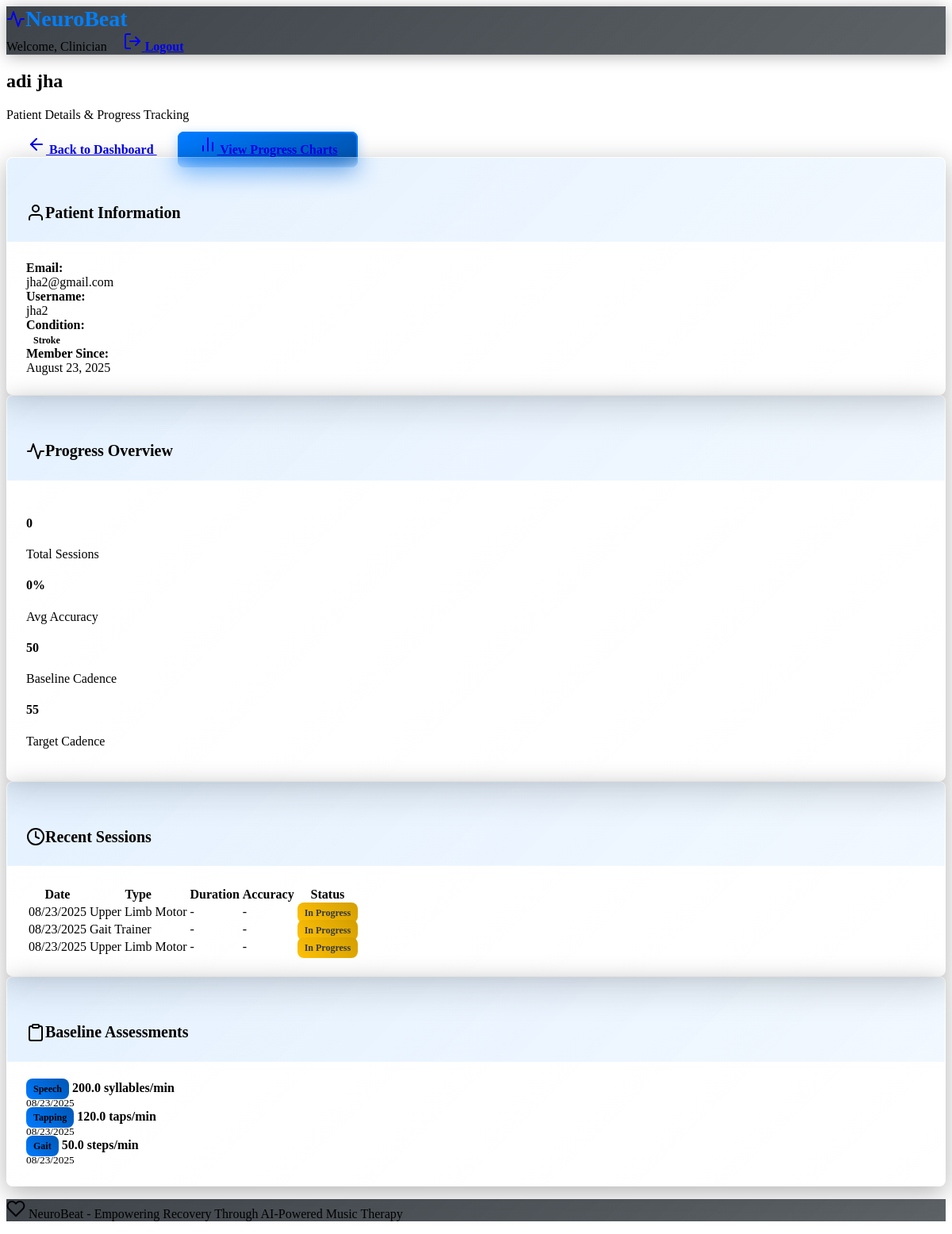
Screenshot of /patient/8/details (signed in) with the database file from the repository.
### models.py (models this page shows, shortened)
class User(db.Model):
    __tablename__ = 'users'
    id = db.Column(db.Integer, primary_key=True)
    username = db.Column(db.String(80), unique=True, nullable=False)
    email = db.Column(db.String(120), unique=True, nullable=False)
    password_hash = db.Column(db.String(256), nullable=False)
    user_type = db.Column(db.String(20), nullable=False)  # 'patient' or 'clinician'
    first_name = db.Column(db.String(50), nullable=False)
    last_name = db.Column(db.String(50), nullable=False)
    created_at = db.Column(db.DateTime, default=datetime.utcnow)
    patient_profile = db.relationship('PatientProfile', foreign_keys='PatientProfile.user_id', backref='user', uselist=False)
    clinician_profile = db.relationship('ClinicianProfile', backref='user', uselist=False)

class PatientProfile(db.Model):
    __tablename__ = 'patient_profiles'
    id = db.Column(db.Integer, primary_key=True)
    user_id = db.Column(db.Integer, db.ForeignKey('users.id'), nullable=False)
    condition = db.Column(db.String(50), nullable=False)  # 'parkinsons' or 'stroke'
    baseline_cadence = db.Column(db.Float)  # steps per minute
    baseline_tapping_speed = db.Column(db.Float)  # taps per minute
    baseline_speech_rate = db.Column(db.Float)  # syllables per minute
    target_cadence = db.Column(db.Float)
    target_speech_rate = db.Column(db.Float)
    assigned_clinician_id = db.Column(db.Integer, db.ForeignKey('users.id'))
    stroke_affected_side = db.Column(db.String(20))  # 'left', 'right', 'bilateral'
    stroke_severity = db.Column(db.String(20))  # 'mild', 'moderate', 'severe'
    aphasia_type = db.Column(db.String(30))  # 'broca', 'wernicke', 'global', 'none'
    dysarthria_severity = db.Column(db.String(20))  # 'mild', 'moderate', 'severe', 'none'
    motor_impairment_level = db.Column(db.String(20))  # 'mild', 'moderate', 'severe'
    cognitive_status = db.Column(db.String(20))  # 'normal', 'mild_impairment', 'moderate_impairment'
    emotional_status = db.Column(db.String(30))  # 'stable', 'mild_depression', 'anxiety', 'mixed'
    preferred_music_genre = db.Column(db.String(50))
    preferred_beat_sound = db.Column(db.String(20), default='metronome')  # metronome, drum, soft_bell, wooden_block, piano  # Patient's preferred music style
    created_at = db.Column(db.DateTime, default=datetime.utcnow)
    updated_at = db.Column(db.DateTime, default=datetime.utcnow, onupdate=datetime.utcnow)
    sessions = db.relationship('TherapySession', backref='patient', lazy=True)

class TherapySession(db.Model):
    __tablename__ = 'therapy_sessions'
    id = db.Column(db.Integer, primary_key=True)
    patient_id = db.Column(db.Integer, db.ForeignKey('patient_profiles.id'), nullable=False)
    session_type = db.Column(db.String(50), nullable=False)  # 'gait_trainer', 'speech_rhythm', 'upper_limb_motor', 'melodic_intonation', 'cognitive_rhythm'
    start_time = db.Column(db.DateTime, default=datetime.utcnow)
    end_time = db.Column(db.DateTime)
    initial_bpm = db.Column(db.Float, nullable=False)
    final_bpm = db.Column(db.Float)
    target_bpm = db.Column(db.Float, nullable=False)
    duration_seconds = db.Column(db.Integer)
    accuracy_score = db.Column(db.Float)  # 0-100 percentage
    completed = db.Column(db.Boolean, default=False)
    notes = db.Column(db.Text)
    affected_limb = db.Column(db.String(20))  # For motor sessions
    speech_clarity_score = db.Column(db.Float)  # For speech sessions
    cognitive_load_level = db.Column(db.Integer)  # 1-5 scale for cognitive sessions
    emotional_response = db.Column(db.String(20))  # 'positive', 'neutral', 'negative'
    generated_beat_url = db.Column(db.String(500))  # URL to generated beat audio
    metrics_data = db.Column(db.Text)  # JSON string

class BaselineAssessment(db.Model):
    __tablename__ = 'baseline_assessments'
    id = db.Column(db.Integer, primary_key=True)
    patient_id = db.Column(db.Integer, db.ForeignKey('patient_profiles.id'), nullable=False)
    assessment_type = db.Column(db.String(50), nullable=False)  # 'gait', 'tapping', 'speech'
    measured_value = db.Column(db.Float, nullable=False)
    notes = db.Column(db.Text)
    assessed_by = db.Column(db.Integer, db.ForeignKey('users.id'))
    created_at = db.Column(db.DateTime, default=datetime.utcnow)
    patient = db.relationship('PatientProfile', backref='assessments')
    assessor = db.relationship('User', foreign_keys=[assessed_by])

### routes.py (the view)
@app.route('/patient/<int:patient_id>/details')
def patient_details(patient_id):
    if 'user_id' not in session or session.get('user_type') != 'clinician':
        flash('Please log in as a clinician to access this page.', 'error')
        return redirect(url_for('index'))
    user = User.query.get(session['user_id'])
    patient_profile = PatientProfile.query.get_or_404(patient_id)
    if patient_profile.assigned_clinician_id != user.id:
        flash('Unauthorized access to patient details.', 'error')
        return redirect(url_for('clinician_dashboard'))
    recent_sessions = TherapySession.query.filter_by(
        patient_id=patient_id
    ).order_by(TherapySession.start_time.desc()).limit(10).all()
    assessments = BaselineAssessment.query.filter_by(
        patient_id=patient_id
    ).order_by(BaselineAssessment.created_at.desc()).all()
    total_sessions = TherapySession.query.filter_by(
        patient_id=patient_id,
        completed=True
    ).count()
    avg_accuracy = db.session.query(db.func.avg(TherapySession.accuracy_score)).filter_by(
        patient_id=patient_id,
        completed=True
    ).scalar() or 0
    return render_template('patient_details.html',
                         patient_profile=patient_profile,
                         recent_sessions=recent_sessions,
                         assessments=assessments,
                         total_sessions=total_sessions,
                         avg_accuracy=round(avg_accuracy, 1),
                         user=user)

### templates/patient_details.html (shortened to what this page needs)
{% extends "base.html" %}
{% block content %}
<div class="row">
    <div class="col-12 mb-4">
        <div class="d-flex justify-content-between align-items-center">
            <div>
                <h2>{{ patient_profile.user.first_name }} {{ patient_profile.user.last_name }}</h2>
                <p class="text-muted">Patient Details & Progress Tracking</p>
            </div>
            <div>
                <a href="{{ url_for('clinician_dashboard') }}" class="btn btn-secondary me-2">
                    <i data-feather="arrow-left" class="me-2"></i>
                    Back to Dashboard
                </a>
                <a href="{{ url_for('progress_view', patient_id=patient_profile.id) }}" class="btn btn-primary">
                    <i data-feather="bar-chart-2" class="me-2"></i>
                    View Progress Charts
                </a>
            </div>
        </div>
    </div>
    <div class="col-md-4 mb-4">
        <div class="card">
            <div class="card-header">
                <h5 class="card-title mb-0">
                    <i data-feather="user" class="me-2"></i>
                    Patient Information
                </h5>
            </div>
            <div class="card-body">
                <div class="mb-3">
                    <strong>Email:</strong>
                    <br>{{ patient_profile.user.email }}
                </div>
                <div class="mb-3">
                    <strong>Username:</strong>
                    <br>{{ patient_profile.user.username }}
                </div>
                <div class="mb-3">
                    <strong>Condition:</strong>
                    <br><span class="badge bg-info">{{ patient_profile.condition.replace('_', ' ').title() }}</span>
                </div>
                <div class="mb-3">
                    <strong>Member Since:</strong>
                    <br>{{ patient_profile.user.created_at.strftime('%B %d, %Y') }}
                </div>
            </div>
        </div>
    </div>
    <div class="col-md-8 mb-4">
        <div class="card">
            <div class="card-header">
                <h5 class="card-title mb-0">
                    <i data-feather="activity" class="me-2"></i>
                    Progress Overview
                </h5>
            </div>
            <div class="card-body">
                <div class="row g-4">
                    <div class="col-md-3">
                        <div class="text-center">
                            <h4 class="text-primary">{{ total_sessions }}</h4>
                            <p class="text-muted mb-0">Total Sessions</p>
                        </div>
                    </div>
                    <div class="col-md-3">
                        <div class="text-center">
                            <h4 class="text-success">{{ avg_accuracy }}%</h4>
                            <p class="text-muted mb-0">Avg Accuracy</p>
                        </div>
                    </div>
                    <div class="col-md-3">
                        <div class="text-center">
                            <h4 class="text-info">{{ patient_profile.baseline_cadence|round|int if patient_profile.baseline_cadence else 'N/A' }}</h4>
                            <p class="text-muted mb-0">Baseline Cadence</p>
                        </div>
                    </div>
                    <div class="col-md-3">
                        <div class="text-center">
                            <h4 class="text-warning">{{ patient_profile.target_cadence|round|int if patient_profile.target_cadence else 'N/A' }}</h4>
                            <p class="text-muted mb-0">Target Cadence</p>
                        </div>
                    </div>
                </div>
            </div>
        </div>
    </div>
    <div class="col-md-8 mb-4">
        <div class="card">
            <div class="card-header">
                <h5 class="card-title mb-0">
                    <i data-feather="clock" class="me-2"></i>
                    Recent Sessions
                </h5>
            </div>
            <div class="card-body">
                {% if recent_sessions %}
                    <div class="table-responsive">
                        <table class="table table-sm">
                            <thead>
                                <tr>
                                    <th>Date</th>
                                    <th>Type</th>
                                    <th>Duration</th>
                                    <th>Accuracy</th>
                                    <th>Status</th>
                                </tr>
                            </thead>
                            <tbody>
                                {% for session in recent_sessions %}
                                <tr>
                                    <td>{{ session.start_time.strftime('%m/%d/%Y') }}</td>
                                    <td>{{ session.session_type.replace('_', ' ').title() }}</td>
                                    <td>
                                        {% if session.duration_seconds %}
                                            {{ (session.duration_seconds // 60) }}m {{ (session.duration_seconds % 60) }}s
                                        {% else %}
                                            -
                                        {% endif %}
                                    </td>
                                    <td>
                                        {% if session.accuracy_score %}
                                            <span class="badge {% if session.accuracy_score >= 80 %}bg-success{% elif session.accuracy_score >= 60 %}bg-warning{% else %}bg-danger{% endif %}">
                                                {{ session.accuracy_score|round|int }}%
                                            </span>
                                        {% else %}
                                            -
                                        {% endif %}
                                    </td>
                                    <td>
                                        {% if session.completed %}
                                            <span class="badge bg-success">Completed</span>
                                        {% else %}
                                            <span class="badge bg-warning">In Progress</span>
                                        {% endif %}
                                    </td>
                                </tr>
                                {% endfor %}
                            </tbody>
                        </table>
                    </div>
                {% else %}
                    <div class="text-center py-3">
                        <i data-feather="activity" class="mb-2" style="width: 32px; height: 32px; opacity: 0.5;"></i>
                        <p class="text-muted">No sessions recorded yet.</p>
                    </div>
                {% endif %}
            </div>
        </div>
    </div>
    <div class="col-md-4 mb-4">
        <div class="card">
            <div class="card-header">
                <h5 class="card-title mb-0">
                    <i data-feather="clipboard" class="me-2"></i>
                    Baseline Assessments
                </h5>
            </div>
            <div class="card-body">
                {% if assessments %}
                    {% for assessment in assessments %}
                    <div class="border-bottom py-2">
                        <div class="d-flex justify-content-between align-items-start">
                            <div>
                                <span class="badge bg-primary">{{ assessment.assessment_type.title() }}</span>
                                <strong class="ms-2">{{ assessment.measured_value|round(1) }}
                                    {% if assessment.assessment_type == 'gait' %}steps/min
                                    {% elif assessment.assessment_type == 'tapping' %}taps/min
                                    {% elif assessment.assessment_type == 'speech' %}syllables/min
                                    {% elif assessment.assessment_type == 'balance' %}/56 (Berg Scale)
                                    {% elif assessment.assessment_type == 'coordination' %}sec per rep
                                    {% elif assessment.assessment_type == 'cognitive' %}/30 (MoCA)
                                    {% endif %}
                                </strong>
                            </div>
                            <small class="text-muted">{{ assessment.created_at.strftime('%m/%d/%Y') }}</small>
                        </div>
                    </div>
                    {% endfor %}
                {% endif %}
            </div>
        </div>
    </div>
</div>
{% endblock %}

### templates/base.html (shortened to what this page needs)
<!DOCTYPE html>
<html lang="en" data-bs-theme="dark">
<head>
    <link href="https://cdn.replit.com/agent/bootstrap-agent-dark-theme.min.css" rel="stylesheet">
    <link href="{{ url_for('static', filename='css/custom.css') }}" rel="stylesheet">
</head>
<body>
    <nav class="navbar navbar-expand-lg navbar-dark bg-dark">
        <div class="container">
            <a class="navbar-brand" href="{{ url_for('index') }}">
                <i data-feather="activity" class="me-2"></i>
                NeuroBeat
            </a>
            {% if 'user_id' in session %}
                <div class="navbar-nav ms-auto">
                    <span class="navbar-text me-3">
                        Welcome, {{ session.get('user_type', '').title() }}
                    </span>
                    <a class="nav-link" href="{{ url_for('logout') }}">
                        <i data-feather="log-out" class="me-1"></i>
                        Logout
                    </a>
                </div>
            {% endif %}
        </div>
    </nav>
    <main class="container my-4">
        {% block content %}{% endblock %}
    </main>
    <footer class="bg-dark text-center py-3 mt-5">
        <div class="container">
            <p class="mb-0 text-muted">
                <i data-feather="heart" class="me-1"></i>
                NeuroBeat - Empowering Recovery Through AI-Powered Music Therapy
            </p>
        </div>
    </footer>
</body>
</html>

### rows the page displays
User: get "Clinician"
User: user.first_name "adi", user.last_name "jha", user.email "jha2@gmail.com", user.username "jha2", user.created_at "August 23, 2025"
PatientProfile: condition.replace "Stroke", baseline_cadence "50", target_cadence "55"
TherapySession: start_time "08/23/2025", session_type.replace "Upper Limb Motor", completed "In Progress"
TherapySession: start_time "08/23/2025", session_type.replace "Gait Trainer", completed "In Progress"
TherapySession: start_time "08/23/2025", session_type.replace "Upper Limb Motor", completed "In Progress"
BaselineAssessment: assessment_type "Speech", measured_value "200.0", shows "syllables/min", created_at "08/23/2025"
BaselineAssessment: assessment_type "Tapping", measured_value "120.0", shows "taps/min", created_at "08/23/2025"
BaselineAssessment: assessment_type "Gait", measured_value "50.0", shows "steps/min", created_at "08/23/2025"

### other values shown
{{ total_sessions }} "0"
{{ avg_accuracy }} "0"
